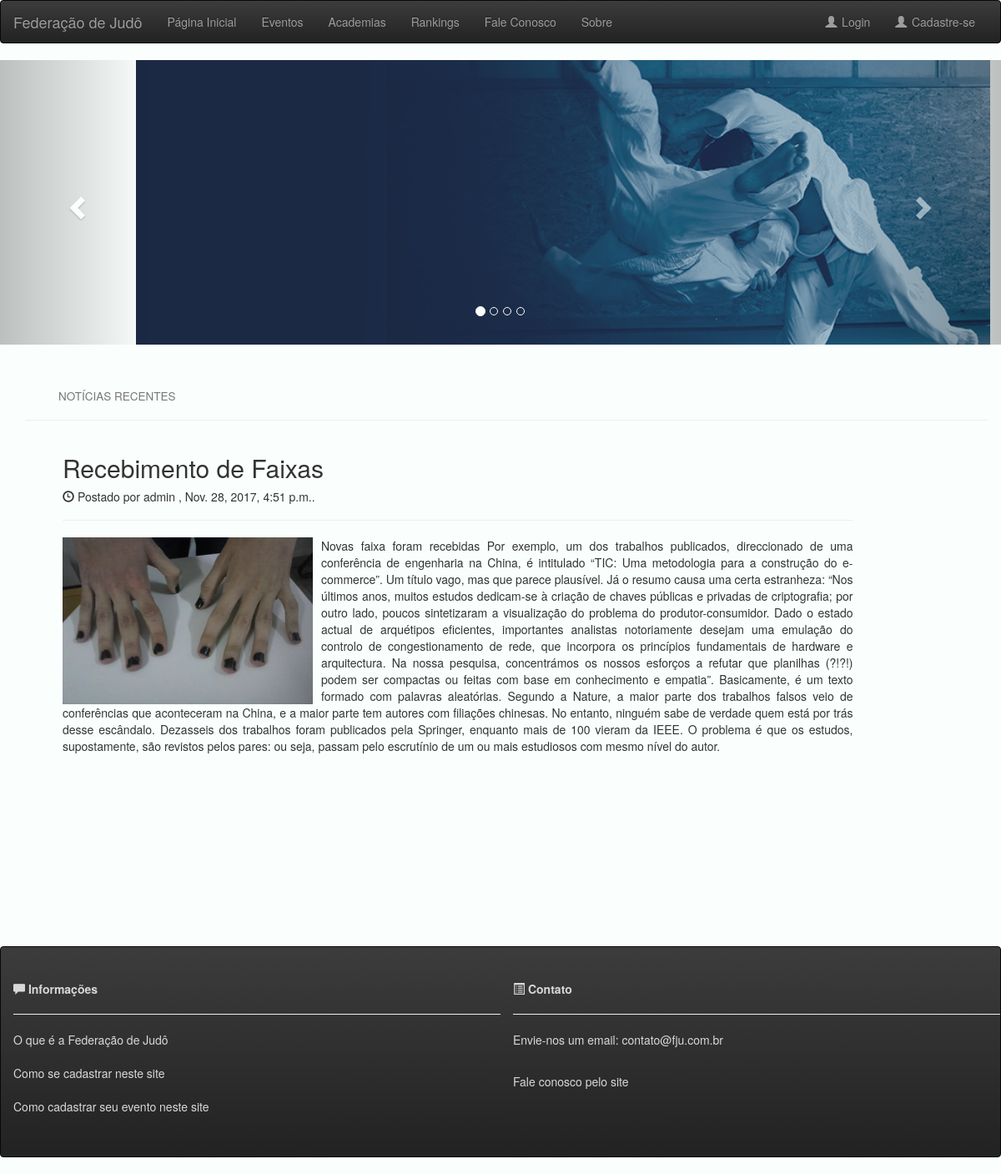
The page / on the database its author committed.
### fed_judo/models.py (models this page shows, shortened)
class Noticia(models.Model):
    usuario = models.OneToOneField(Usuario, default=1)
    titulo = models.TextField()
    corpo = models.TextField()
    data_lancamento_noticia = models.DateTimeField(null=True)
    imagem = models.ImageField(upload_to='noticias')
    usuario = models.ForeignKey(Usuario, default=1)

class Usuario(models.Model):
    user = models.OneToOneField(User, default=1)
    cpf = models.IntegerField(unique=True,null=True)
    tipo_usuario = models.ForeignKey(TipoUsuario, default=1)
    telefone = models.IntegerField()
    endereco = models.CharField(max_length=50)
    data_nascimento = models.DateField(blank=True,null=True)
    eventos_cadastrado = models.ForeignKey(Evento, default=1)
    def __str__(self):
        return self.user.username

### fed_judo/views.py (the view)
# urls.py: url(r'^$', views.index, name='index.html'),
def index(request):
    noticias = Noticia.objects.all()
    eventos = Evento.objects.all()
    return render (request, 'index.html', {'noticias':noticias, 'eventos':eventos})

### fed_judo/templates/index.html (shortened to what this page needs)
{% extends 'base.html' %}
{% block body %}
  <div id="myCarousel" class="carousel slide" data-ride="carousel">
  <ol class="carousel-indicators">
    <li data-target="#myCarousel" data-slide-to="0" class="active"></li>
    <li data-target="#myCarousel" data-slide-to="1"></li>
    <li data-target="#myCarousel" data-slide-to="2"></li>
    <li data-target="#myCarousel" data-slide-to="3"></li>
  </ol>
  <div class="carousel-inner">
    <div class="item active">
      <img src="static/img/judob1.png" height="50px" alt="Chania" style="margin-left: 163px;">
      <div class="carousel-caption">
      </div>
    </div>
  </div>
  <a class="left carousel-control" href="#myCarousel" data-slide="prev">
    <span class="glyphicon glyphicon-chevron-left"></span>
  </a>
  <a class="right carousel-control" href="#myCarousel" data-slide="next">
    <span class="glyphicon glyphicon-chevron-right"></span>
  </a>
</div>
  <br><br>
<div class="container">
  <div class="row content">
      <div class="col-sm-12" >
        <h4><small style="margin-left: 40px;">NOTÍCIAS RECENTES</small></h4>
        <hr>
        {% for notices in noticias %}
        <div class="col-sm-10" style="text-align: justify; margin-left: 30px;">
          <h2>{{notices.titulo}}</h2>
          <h5><span class="glyphicon glyphicon-time"></span> Postado por {{notices.usuario}} , {{notices.data_lancamento_noticia}}.</h5>
          <hr>
          <img width="300px" height="200px" src="{{MEDIA_URL}}{{notices.imagem.url}}" align="left" style="margin-right: 10px;">
          <p>{{notices.corpo}}</p>
        <br><br>
      </div>
        {% endfor %}
      </div>
  </div>
</div>
<br>
{% endblock %}

### fed_judo/templates/base.html (shortened to what this page needs)
{% load staticfiles %}
<!DOCTYPE html>
<html>
  <head>
    <link rel="stylesheet" type="text/css" href="{% static 'css/bootstrap-3.3.7/css/bootstrap-theme.css' %}">
    <link rel="stylesheet" type="text/css" href="{% static 'css/bootstrap-3.3.7/css/bootstrap.css' %}">
    <link rel="stylesheet" href="{% static 'css/estilo.css' %}">
  </head>
  <body style="background-color: #fafffe">
    <nav class="navbar navbar-inverse">
      <div class="container-fluid">
        <div class="navbar-header">
          <a class="navbar-brand" href="index">Federação de Judô</a>
        </div>
        <div class="collapse navbar-collapse" id="myNavbar">
          <ul class="nav navbar-nav">
            <li><a href="index">Página Inicial</a></li>
            <li><a href="eventos">Eventos</a></li>
            <li><a href="academias">Academias</a></li>
            <li><a href="rankings">Rankings</a></li>
            <li><a href="fale_conosco">Fale Conosco</a></li>
            <li><a href="sobre">Sobre</a></li>
          </ul>
        <ul class="nav navbar-nav navbar-right">
              {% if user.username %}
              {% if user.username != "admin" %}
              <li><a id="logindex" href="/interface_usuario"><span class="glyphicon glyphicon-user" style="padding-right: 0.4em;"></span>{{user.username}}</a>
              </li>
               <li>
                <a data-toggle="dropdown" href="#"><span class="glyphicon glyphicon-option-vertical"></span></a>
                  <ul class="dropdown-menu">
                    <li><a href="interface_usuario"> Meu Perfil</a></li>
                    <li><a href="logout"> Sair</a></li>
                  </ul>
              </li>
              {% else %}
              <li><a id="logindex" href="/admin"><span class="glyphicon glyphicon-user"></span>{{user.username}}</a>
              </li>
              <li>
                <a data-toggle="dropdown" href="#"><span class="glyphicon glyphicon-option-vertical"></span></a>
                  <ul class="dropdown-menu">
                    <li><a href="/admin"> Meu Perfil</a></li>
                    <li><a href="logout"> Sair</a></li>
                  </ul>
              </li>
              {% endif %}
              {% else %}
              <li><a id="logindex" href="login"><span class="glyphicon glyphicon-user" style="padding-right: 0.4em;"></span>Login</a></li>
              <li><a href="cadastro_usuario"><span class="glyphicon glyphicon-user" style="padding-right: 0.4em;"></span>Cadastre-se</a></li>
              {% endif %}
        </ul>
        </div>
      </div>
    </nav>
    {% block body %}
    {% endblock %}
<footer class="rodape" style=" position:relative; bottom:0; width:100%;">
  <div >
    <nav class="navbar navbar-inverse navbar-down">
      <div  class="collapse navbar-collapse">
          <div id="rodape" class="col-sm-12 col-md-12 col-xs-12 col-lg-12">
            <br>
            </div>
            <div class="row">
              <div class="col-sm-6 col-md-6 col-xs-6 col-lg-6">
                <br>
                <strong class="contato">
                  <span class="glyphicon glyphicon-comment  "> </span> Informações
                </strong>
                <hr>
                <a id="oque" href="sobre" class="contato" style="text-decoration: none;"> <ins style="text-decoration: none;">O que é a Federação de Judô</ins></a>
                <br><br>
                <a id="cadsr" href="cadastro_usuario" class="contato" style="text-decoration: none;"> <ins style="text-decoration: none;">Como se cadastrar neste site</ins></a>
                <br><br>
                <a id="cadr" href="cadastro_eventos" class="contato" style="text-decoration: none;"> <ins style="text-decoration: none;">Como cadastrar seu evento neste site</ins></a>
              </div>
              <div class="col-sm-6 col-md-6 col-xs-6 col-lg-6">
                <br>
                <strong class="contato">
                  <span class="glyphicon glyphicon-list-alt"></span> Contato
                </strong>
                <hr>
                <p class = "contato"> Envie-nos um email: contato@fju.com.br<a id="email" class="contato" style="text-decoration: none;"></p></a>
                <br>
                <a id="faler" href="fale_conosco" class="contato" style="text-decoration: none;"><ins style="text-decoration: none;">Fale conosco pelo site <br><br><br></ins></a>
              </div>
            </div>
        </div>
        <br><br>
      </div>
    </footer>
  </body>
</html>

### fed_judo/static/css/estilo.css (style rules this page uses)
a { text-decoration: none; color: black; }
.contato { color: #d9d9d9; }
.rodape { margin-top: 160px; position: relative; bottom: 0; left: 0; }

### rows shown on the page
Noticia: titulo "Recebimento de Faixas", usuario "admin", data_lancamento_noticia "Nov. 28, 2017, 4:51 p.m.", imagem (picture), corpo "Novas faixa foram recebidas Por exemplo, um dos trabalhos publicados, direccionado de uma conferência de engenharia na China, é intitulado “TIC: Uma metodologia para a construção do e-commerce”. Um título vago, mas que parece plausível. Já o resumo causa uma certa estranheza: “Nos últimos anos, muitos estudos dedicam-se à criação de chaves públicas e privadas de criptografia; por outro lado, poucos sintetizaram a visualização do problema do produtor-consumidor. Dado o estado actual de arquétipos eficientes, importantes analistas notoriamente desejam uma emulação do controlo de congestionamento de rede, que incorpora os princípios fundamentais de hardware e arquitectura. Na nossa pesquisa,…"
